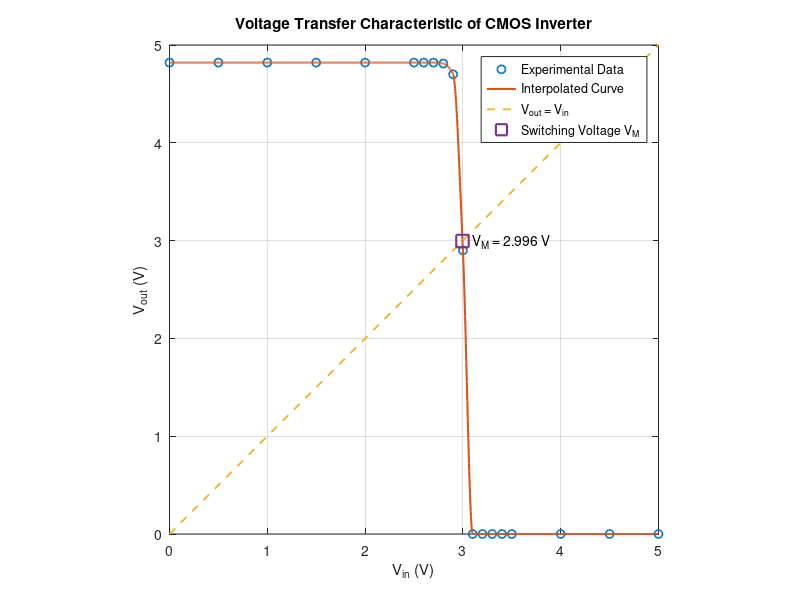

MATLAB code for this plot:
% Voltage Transfer Characteristic of a CMOS Inverter
% Data from EEE 202(H) hardware experiment

Vin  = [0 0.5 1.0 1.5 2.0 2.5 2.6 2.7 2.8 2.9 3.0 3.1 3.2 3.3 3.4 3.5 4.0 4.5 5.0];
Vout = [4.82 4.82 4.82 4.82 4.82 4.82 4.82 4.82 4.81 4.70 2.90 0 0 0 0 0 0 0 0];

% Shape-preserving interpolation of the measured curve
xq = linspace(0, 5, 2001);
yq = pchip(Vin, Vout, xq);

% Switching voltage V_M: the point where Vout = Vin (unity-gain line).
% Locate the sign change of (Vout - Vin) and interpolate for sub-grid precision.
d = yq - xq;
k = find(d(1:end-1) .* d(2:end) <= 0, 1, 'first');
VM = xq(k) - d(k) * (xq(k+1) - xq(k)) / (d(k+1) - d(k));

figure;
plot(Vin, Vout, 'o', 'LineWidth', 1.2); hold on;
plot(xq, yq, 'LineWidth', 1.5);
plot([0 5], [0 5], '--', 'LineWidth', 1.2);
plot(VM, VM, 's', 'LineWidth', 1.5, 'MarkerSize', 9);
grid on;
axis([0 5 0 5]);
axis square;
xlabel('V_{in} (V)');
ylabel('V_{out} (V)');
title('Voltage Transfer Characteristic of CMOS Inverter');
legend('Experimental Data', 'Interpolated Curve', 'V_{out} = V_{in}', ...
       'Switching Voltage V_M', 'Location', 'best');
text(VM + 0.1, VM, sprintf('V_M = %.3f V', VM));
